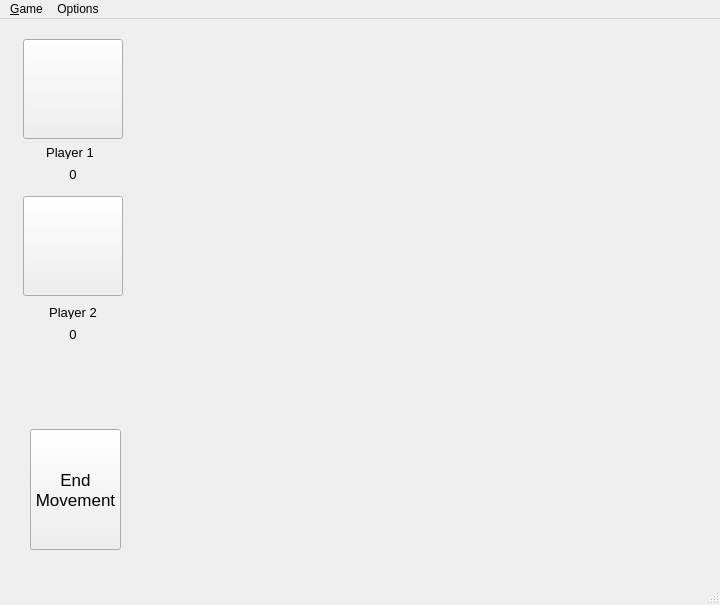
<?xml version="1.0" encoding="UTF-8"?>
<ui version="4.0">
 <class>main_window</class>
 <widget class="QMainWindow" name="main_window">
  <property name="geometry">
   <rect>
    <x>0</x>
    <y>0</y>
    <width>720</width>
    <height>605</height>
   </rect>
  </property>
  <property name="windowTitle">
   <string>Game Knight</string>
  </property>
  <property name="windowIcon">
   <iconset resource="images.qrc">
    <normaloff>:/images/icon.ico</normaloff>:/images/icon.ico</iconset>
  </property>
  <widget class="QWidget" name="centralWidget">
   <widget class="QPushButton" name="endButtonMovement">
    <property name="geometry">
     <rect>
      <x>30</x>
      <y>410</y>
      <width>91</width>
      <height>121</height>
     </rect>
    </property>
    <property name="font">
     <font>
      <pointsize>13</pointsize>
     </font>
    </property>
    <property name="text">
     <string>End
Movement</string>
    </property>
   </widget>
   <widget class="QPushButton" name="player_1_picture">
    <property name="geometry">
     <rect>
      <x>23</x>
      <y>20</y>
      <width>100</width>
      <height>100</height>
     </rect>
    </property>
    <property name="text">
     <string/>
    </property>
    <property name="icon">
     <iconset resource="images.qrc">
      <normaloff>:/images/profile.png</normaloff>:/images/profile.png</iconset>
    </property>
    <property name="iconSize">
     <size>
      <width>100</width>
      <height>100</height>
     </size>
    </property>
   </widget>
   <widget class="QPushButton" name="player_2_picture">
    <property name="geometry">
     <rect>
      <x>23</x>
      <y>177</y>
      <width>100</width>
      <height>100</height>
     </rect>
    </property>
    <property name="text">
     <string/>
    </property>
    <property name="icon">
     <iconset resource="images.qrc">
      <normaloff>:/images/profile.png</normaloff>:/images/profile.png</iconset>
    </property>
    <property name="iconSize">
     <size>
      <width>100</width>
      <height>100</height>
     </size>
    </property>
   </widget>
   <widget class="QLabel" name="player_1_name">
    <property name="geometry">
     <rect>
      <x>20</x>
      <y>127</y>
      <width>100</width>
      <height>13</height>
     </rect>
    </property>
    <property name="font">
     <font>
      <pointsize>10</pointsize>
     </font>
    </property>
    <property name="text">
     <string>Player 1</string>
    </property>
    <property name="alignment">
     <set>Qt::AlignCenter</set>
    </property>
   </widget>
   <widget class="QLabel" name="player_1_points">
    <property name="geometry">
     <rect>
      <x>23</x>
      <y>147</y>
      <width>100</width>
      <height>16</height>
     </rect>
    </property>
    <property name="font">
     <font>
      <pointsize>10</pointsize>
     </font>
    </property>
    <property name="text">
     <string>0</string>
    </property>
    <property name="alignment">
     <set>Qt::AlignCenter</set>
    </property>
   </widget>
   <widget class="QLabel" name="player_2_name">
    <property name="geometry">
     <rect>
      <x>23</x>
      <y>287</y>
      <width>100</width>
      <height>13</height>
     </rect>
    </property>
    <property name="font">
     <font>
      <pointsize>10</pointsize>
     </font>
    </property>
    <property name="text">
     <string>Player 2</string>
    </property>
    <property name="alignment">
     <set>Qt::AlignCenter</set>
    </property>
   </widget>
   <widget class="QLabel" name="player_2_points">
    <property name="geometry">
     <rect>
      <x>23</x>
      <y>307</y>
      <width>100</width>
      <height>16</height>
     </rect>
    </property>
    <property name="font">
     <font>
      <pointsize>10</pointsize>
     </font>
    </property>
    <property name="text">
     <string>0</string>
    </property>
    <property name="alignment">
     <set>Qt::AlignCenter</set>
    </property>
   </widget>
  </widget>
  <widget class="QMenuBar" name="menuBar">
   <property name="geometry">
    <rect>
     <x>0</x>
     <y>0</y>
     <width>720</width>
     <height>19</height>
    </rect>
   </property>
   <widget class="QMenu" name="menuGame">
    <property name="title">
     <string>&amp;Game</string>
    </property>
    <widget class="QMenu" name="menu_New_game">
     <property name="title">
      <string>&amp;New game</string>
     </property>
     <addaction name="actionGame_with_man"/>
     <addaction name="actionGame_with_computer"/>
    </widget>
    <addaction name="menu_New_game"/>
    <addaction name="action_Game_rules"/>
    <addaction name="action_About_game"/>
    <addaction name="action_End_game"/>
   </widget>
   <widget class="QMenu" name="menuOptions">
    <property name="title">
     <string>Options</string>
    </property>
    <widget class="QMenu" name="menuComputer_difficulty">
     <property name="title">
      <string>Computer difficulty</string>
     </property>
     <addaction name="actionEasy"/>
     <addaction name="actionHard"/>
    </widget>
    <addaction name="menuComputer_difficulty"/>
    <addaction name="actionPlaying_with_the_computer"/>
   </widget>
   <addaction name="menuGame"/>
   <addaction name="menuOptions"/>
  </widget>
  <widget class="QStatusBar" name="statusBar"/>
  <action name="action_End_game">
   <property name="text">
    <string>&amp;End game</string>
   </property>
  </action>
  <action name="actionGame_with_man">
   <property name="text">
    <string>Game with &amp;man</string>
   </property>
  </action>
  <action name="actionGame_with_computer">
   <property name="text">
    <string>Game with &amp;computer</string>
   </property>
  </action>
  <action name="action_About_game">
   <property name="text">
    <string>&amp;About game</string>
   </property>
  </action>
  <action name="action_Game_rules">
   <property name="text">
    <string>&amp;Game rules</string>
   </property>
  </action>
  <action name="actionEasy">
   <property name="checkable">
    <bool>true</bool>
   </property>
   <property name="text">
    <string>&amp;Easy</string>
   </property>
  </action>
  <action name="actionHard">
   <property name="checkable">
    <bool>true</bool>
   </property>
   <property name="text">
    <string>&amp;Hard</string>
   </property>
  </action>
  <action name="actionPlaying_with_the_computer">
   <property name="checkable">
    <bool>true</bool>
   </property>
   <property name="text">
    <string>Playing with the &amp;computer</string>
   </property>
  </action>
 </widget>
 <layoutdefault spacing="6" margin="11"/>
 <resources>
  <include location="images.qrc"/>
 </resources>
 <connections/>
</ui>
